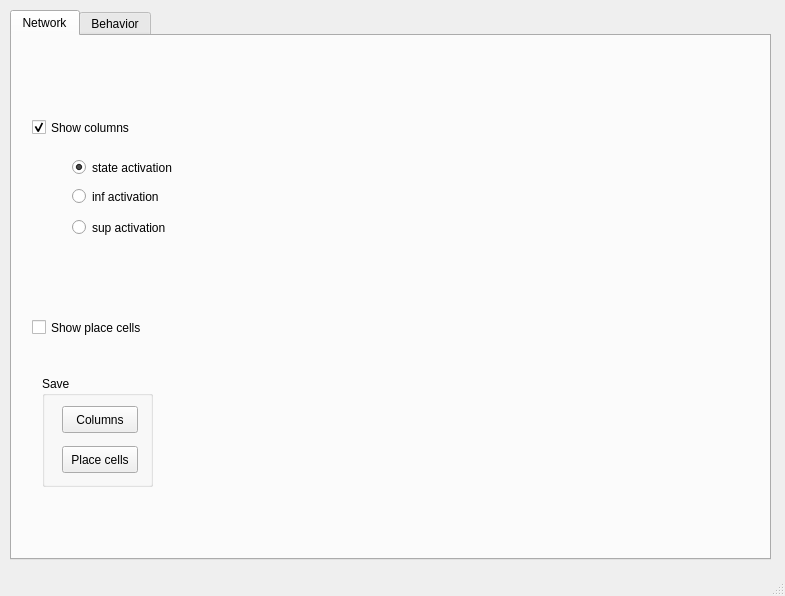
<?xml version="1.0" encoding="UTF-8"?>
<ui version="4.0">
 <class>BoardWindow</class>
 <widget class="QMainWindow" name="BoardWindow">
  <property name="geometry">
   <rect>
    <x>0</x>
    <y>0</y>
    <width>785</width>
    <height>596</height>
   </rect>
  </property>
  <property name="windowTitle">
   <string>Control Board</string>
  </property>
  <widget class="QWidget" name="centralwidget">
   <property name="sizePolicy">
    <sizepolicy hsizetype="Preferred" vsizetype="Preferred">
     <horstretch>0</horstretch>
     <verstretch>0</verstretch>
    </sizepolicy>
   </property>
   <widget class="QTabWidget" name="mode">
    <property name="geometry">
     <rect>
      <x>10</x>
      <y>10</y>
      <width>761</width>
      <height>550</height>
     </rect>
    </property>
    <property name="sizePolicy">
     <sizepolicy hsizetype="Preferred" vsizetype="Preferred">
      <horstretch>0</horstretch>
      <verstretch>0</verstretch>
     </sizepolicy>
    </property>
    <property name="toolTip">
     <string>&lt;html&gt;&lt;head&gt;&lt;meta name=&quot;qrichtext&quot; content=&quot;1&quot; /&gt;&lt;style type=&quot;text/css&quot;&gt;
p, li { white-space: pre-wrap; }
&lt;/style&gt;&lt;/head&gt;&lt;body style=&quot; font-family:'Lucida Grande'; font-size:13pt; font-weight:400; font-style:normal; text-decoration:none;&quot;&gt;
&lt;p style=&quot;-qt-paragraph-type:empty; margin-top:0px; margin-bottom:0px; margin-left:0px; margin-right:0px; -qt-block-indent:0; text-indent:0px;&quot;&gt;&lt;/p&gt;&lt;/body&gt;&lt;/html&gt;</string>
    </property>
    <property name="currentIndex">
     <number>0</number>
    </property>
    <widget class="QWidget" name="network">
     <attribute name="title">
      <string>Network</string>
     </attribute>
     <widget class="QGroupBox" name="save_save">
      <property name="geometry">
       <rect>
        <x>30</x>
        <y>340</y>
        <width>111</width>
        <height>111</height>
       </rect>
      </property>
      <property name="title">
       <string>Save</string>
      </property>
      <widget class="QPushButton" name="save_save_columns_save">
       <property name="geometry">
        <rect>
         <x>20</x>
         <y>30</y>
         <width>76</width>
         <height>27</height>
        </rect>
       </property>
       <property name="text">
        <string>Columns</string>
       </property>
      </widget>
      <widget class="QPushButton" name="save_save_hippo_save">
       <property name="geometry">
        <rect>
         <x>20</x>
         <y>70</y>
         <width>76</width>
         <height>27</height>
        </rect>
       </property>
       <property name="text">
        <string>Place cells</string>
       </property>
      </widget>
     </widget>
     <widget class="QRadioButton" name="show_state">
      <property name="geometry">
       <rect>
        <x>60</x>
        <y>120</y>
        <width>131</width>
        <height>23</height>
       </rect>
      </property>
      <property name="text">
       <string>state activation</string>
      </property>
      <property name="checked">
       <bool>true</bool>
      </property>
     </widget>
     <widget class="QRadioButton" name="show_sup">
      <property name="geometry">
       <rect>
        <x>60</x>
        <y>180</y>
        <width>121</width>
        <height>23</height>
       </rect>
      </property>
      <property name="text">
       <string>sup activation</string>
      </property>
     </widget>
     <widget class="QRadioButton" name="show_inf">
      <property name="geometry">
       <rect>
        <x>60</x>
        <y>150</y>
        <width>121</width>
        <height>21</height>
       </rect>
      </property>
      <property name="text">
       <string>inf activation</string>
      </property>
     </widget>
     <widget class="QCheckBox" name="show_pc">
      <property name="geometry">
       <rect>
        <x>20</x>
        <y>280</y>
        <width>141</width>
        <height>23</height>
       </rect>
      </property>
      <property name="text">
       <string>Show place cells</string>
      </property>
     </widget>
     <widget class="QCheckBox" name="show_col">
      <property name="geometry">
       <rect>
        <x>20</x>
        <y>80</y>
        <width>161</width>
        <height>23</height>
       </rect>
      </property>
      <property name="text">
       <string>Show columns</string>
      </property>
      <property name="checked">
       <bool>true</bool>
      </property>
     </widget>
    </widget>
    <widget class="QWidget" name="behavior">
     <attribute name="title">
      <string>Behavior</string>
     </attribute>
    </widget>
   </widget>
  </widget>
  <widget class="QStatusBar" name="statusbar"/>
 </widget>
 <resources/>
 <connections/>
</ui>
